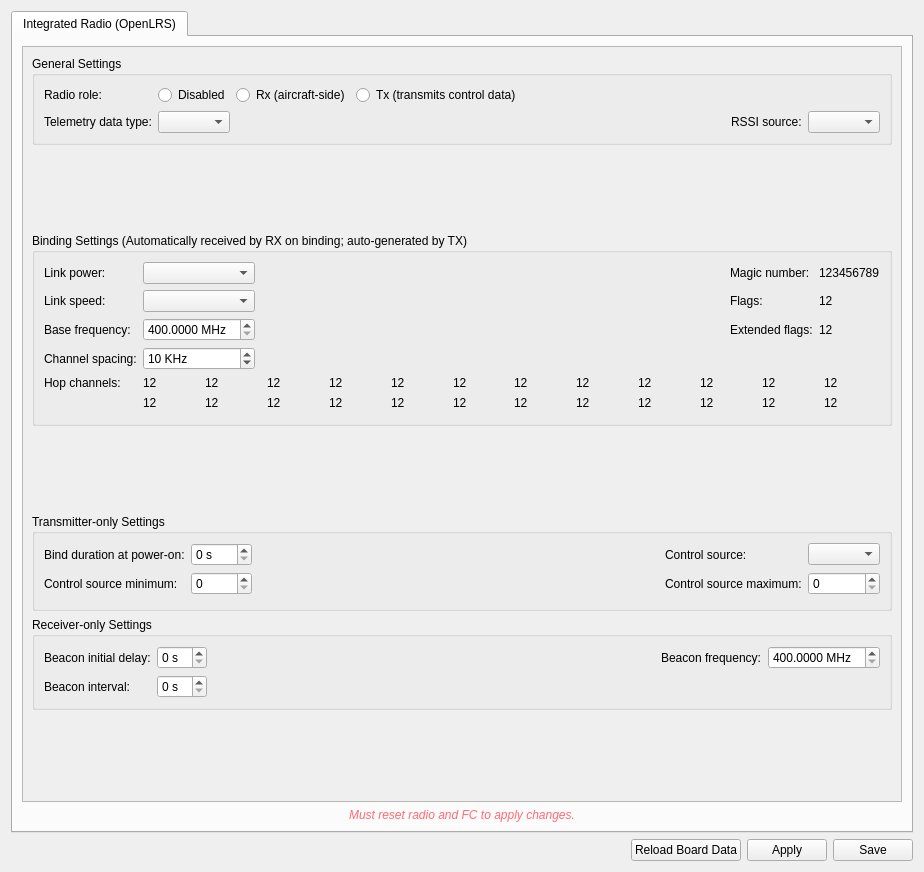
<?xml version="1.0" encoding="UTF-8"?>
<ui version="4.0">
 <class>radio</class>
 <widget class="QWidget" name="radio">
  <property name="geometry">
   <rect>
    <x>0</x>
    <y>0</y>
    <width>924</width>
    <height>872</height>
   </rect>
  </property>
  <property name="windowTitle">
   <string>Form</string>
  </property>
  <layout class="QVBoxLayout" name="verticalLayout_2">
   <item>
    <widget class="QTabWidget" name="tabWidget">
     <property name="minimumSize">
      <size>
       <width>0</width>
       <height>0</height>
      </size>
     </property>
     <property name="currentIndex">
      <number>0</number>
     </property>
     <widget class="QWidget" name="tabGeneral">
      <attribute name="title">
       <string>Integrated Radio (OpenLRS)</string>
      </attribute>
      <layout class="QVBoxLayout" name="verticalLayout">
       <item>
        <widget class="QScrollArea" name="scrollArea">
         <property name="sizePolicy">
          <sizepolicy hsizetype="Expanding" vsizetype="Expanding">
           <horstretch>0</horstretch>
           <verstretch>1</verstretch>
          </sizepolicy>
         </property>
         <property name="horizontalScrollBarPolicy">
          <enum>Qt::ScrollBarAlwaysOff</enum>
         </property>
         <property name="sizeAdjustPolicy">
          <enum>QAbstractScrollArea::AdjustIgnored</enum>
         </property>
         <property name="widgetResizable">
          <bool>true</bool>
         </property>
         <widget class="QWidget" name="scrollAreaWidgetContents">
          <property name="geometry">
           <rect>
            <x>0</x>
            <y>0</y>
            <width>874</width>
            <height>721</height>
           </rect>
          </property>
          <layout class="QVBoxLayout" name="verticalLayout_9">
           <item>
            <widget class="QGroupBox" name="groupBox_2">
             <property name="title">
              <string>General Settings</string>
             </property>
             <layout class="QGridLayout" name="gridLayout_2">
              <item row="1" column="1">
               <layout class="QGridLayout" name="gridLayout_5">
                <item row="0" column="0">
                 <layout class="QGridLayout" name="gridLayout_3">
                  <item row="1" column="2">
                   <widget class="QComboBox" name="cb_tel_source">
                    <property name="objrelation" stdset="0">
                     <stringlist notr="true">
                      <string>objname:OpenLRS</string>
                      <string>fieldname:data_source</string>
                     </stringlist>
                    </property>
                   </widget>
                  </item>
                  <item row="1" column="3">
                   <spacer name="horizontalSpacer_2">
                    <property name="orientation">
                     <enum>Qt::Horizontal</enum>
                    </property>
                    <property name="sizeHint" stdset="0">
                     <size>
                      <width>40</width>
                      <height>20</height>
                     </size>
                    </property>
                   </spacer>
                  </item>
                  <item row="1" column="0">
                   <widget class="QLabel" name="label_11">
                    <property name="text">
                     <string>Telemetry data type:</string>
                    </property>
                   </widget>
                  </item>
                  <item row="0" column="0">
                   <widget class="QLabel" name="label_6">
                    <property name="text">
                     <string>Radio role:</string>
                    </property>
                   </widget>
                  </item>
                  <item row="1" column="4">
                   <widget class="QLabel" name="label_10">
                    <property name="text">
                     <string>RSSI source:</string>
                    </property>
                   </widget>
                  </item>
                  <item row="1" column="5">
                   <widget class="QComboBox" name="cb_rssi_source">
                    <property name="objrelation" stdset="0">
                     <stringlist notr="true">
                      <string>objname:OpenLRS</string>
                      <string>fieldname:RSSI_Type</string>
                     </stringlist>
                    </property>
                   </widget>
                  </item>
                  <item row="0" column="2" colspan="4">
                   <layout class="QHBoxLayout" name="horizontalLayout_3">
                    <property name="rightMargin">
                     <number>20</number>
                    </property>
                    <item>
                     <widget class="QRadioButton" name="rb_disabled">
                      <property name="text">
                       <string>Disabled</string>
                      </property>
                      <attribute name="buttonGroup">
                       <string notr="true">buttonGroup</string>
                      </attribute>
                     </widget>
                    </item>
                    <item>
                     <widget class="QRadioButton" name="rb_rx">
                      <property name="text">
                       <string>Rx (aircraft-side)</string>
                      </property>
                      <attribute name="buttonGroup">
                       <string notr="true">buttonGroup</string>
                      </attribute>
                     </widget>
                    </item>
                    <item>
                     <widget class="QRadioButton" name="rb_tx">
                      <property name="text">
                       <string>Tx (transmits control data)</string>
                      </property>
                      <attribute name="buttonGroup">
                       <string notr="true">buttonGroup</string>
                      </attribute>
                     </widget>
                    </item>
                    <item>
                     <spacer name="horizontalSpacer_3">
                      <property name="orientation">
                       <enum>Qt::Horizontal</enum>
                      </property>
                      <property name="sizeHint" stdset="0">
                       <size>
                        <width>40</width>
                        <height>20</height>
                       </size>
                      </property>
                     </spacer>
                    </item>
                   </layout>
                  </item>
                 </layout>
                </item>
               </layout>
              </item>
             </layout>
            </widget>
           </item>
           <item>
            <spacer name="verticalSpacer_7">
             <property name="orientation">
              <enum>Qt::Vertical</enum>
             </property>
             <property name="sizeType">
              <enum>QSizePolicy::Expanding</enum>
             </property>
             <property name="sizeHint" stdset="0">
              <size>
               <width>20</width>
               <height>1</height>
              </size>
             </property>
            </spacer>
           </item>
           <item>
            <widget class="QGroupBox" name="groupBox_4">
             <property name="title">
              <string>Binding Settings (Automatically received by RX on binding; auto-generated by TX)</string>
             </property>
             <layout class="QVBoxLayout" name="verticalLayout_8">
              <item>
               <layout class="QGridLayout" name="gridLayout_9">
                <property name="bottomMargin">
                 <number>4</number>
                </property>
                <item row="1" column="1">
                 <widget class="QComboBox" name="cb_link_speed">
                  <property name="objrelation" stdset="0">
                   <stringlist notr="true">
                    <string>objname:OpenLRS</string>
                    <string>fieldname:modem_params</string>
                   </stringlist>
                  </property>
                 </widget>
                </item>
                <item row="1" column="0">
                 <widget class="QLabel" name="label_17">
                  <property name="text">
                   <string>Link speed:</string>
                  </property>
                 </widget>
                </item>
                <item row="0" column="1">
                 <widget class="QComboBox" name="cb_link_power">
                  <property name="objrelation" stdset="0">
                   <stringlist notr="true">
                    <string>objname:OpenLRS</string>
                    <string>fieldname:rf_power</string>
                   </stringlist>
                  </property>
                 </widget>
                </item>
                <item row="0" column="2">
                 <spacer name="horizontalSpacer_8">
                  <property name="orientation">
                   <enum>Qt::Horizontal</enum>
                  </property>
                  <property name="sizeHint" stdset="0">
                   <size>
                    <width>40</width>
                    <height>20</height>
                   </size>
                  </property>
                 </spacer>
                </item>
                <item row="2" column="4">
                 <widget class="QLabel" name="label_2">
                  <property name="text">
                   <string>12</string>
                  </property>
                  <property name="wordWrap">
                   <bool>true</bool>
                  </property>
                  <property name="objrelation" stdset="0">
                   <stringlist>
                    <string>objname:OpenLRS</string>
                    <string>fieldname:ext_flags</string>
                   </stringlist>
                  </property>
                 </widget>
                </item>
                <item row="3" column="1">
                 <widget class="QSpinBox" name="spinBox_10">
                  <property name="suffix">
                   <string> KHz</string>
                  </property>
                  <property name="maximum">
                   <number>200</number>
                  </property>
                  <property name="singleStep">
                   <number>10</number>
                  </property>
                  <property name="value">
                   <number>10</number>
                  </property>
                  <property name="objrelation" stdset="0">
                   <stringlist notr="true">
                    <string>objname:OpenLRS</string>
                    <string>fieldname:rf_channel_spacing</string>
                    <string>scale:0.1</string>
                   </stringlist>
                  </property>
                 </widget>
                </item>
                <item row="1" column="4">
                 <widget class="QLabel" name="label">
                  <property name="text">
                   <string>12</string>
                  </property>
                  <property name="wordWrap">
                   <bool>true</bool>
                  </property>
                  <property name="objrelation" stdset="0">
                   <stringlist>
                    <string>objname:OpenLRS</string>
                    <string>fieldname:flags</string>
                   </stringlist>
                  </property>
                 </widget>
                </item>
                <item row="2" column="1">
                 <widget class="QDoubleSpinBox" name="doubleSpinBox_2">
                  <property name="suffix">
                   <string> MHz</string>
                  </property>
                  <property name="decimals">
                   <number>4</number>
                  </property>
                  <property name="minimum">
                   <double>400.000000000000000</double>
                  </property>
                  <property name="maximum">
                   <double>1000.000000000000000</double>
                  </property>
                  <property name="singleStep">
                   <double>0.002500000000000</double>
                  </property>
                  <property name="objrelation" stdset="0">
                   <stringlist notr="true">
                    <string>objname:OpenLRS</string>
                    <string>fieldname:rf_frequency</string>
                    <string>scale:1000000</string>
                   </stringlist>
                  </property>
                 </widget>
                </item>
                <item row="0" column="0">
                 <widget class="QLabel" name="label_15">
                  <property name="text">
                   <string>Link power:</string>
                  </property>
                 </widget>
                </item>
                <item row="1" column="3">
                 <widget class="QLabel" name="label_20">
                  <property name="text">
                   <string>Flags:</string>
                  </property>
                 </widget>
                </item>
                <item row="0" column="3">
                 <widget class="QLabel" name="label_18">
                  <property name="text">
                   <string>Magic number:</string>
                  </property>
                 </widget>
                </item>
                <item row="2" column="3">
                 <widget class="QLabel" name="label_21">
                  <property name="text">
                   <string>Extended flags:</string>
                  </property>
                 </widget>
                </item>
                <item row="2" column="0">
                 <widget class="QLabel" name="label_23">
                  <property name="text">
                   <string>Base frequency:</string>
                  </property>
                 </widget>
                </item>
                <item row="3" column="0">
                 <widget class="QLabel" name="label_26">
                  <property name="text">
                   <string>Channel spacing:</string>
                  </property>
                 </widget>
                </item>
                <item row="0" column="4">
                 <widget class="QLabel" name="label_3">
                  <property name="text">
                   <string>123456789</string>
                  </property>
                  <property name="wordWrap">
                   <bool>true</bool>
                  </property>
                  <property name="objrelation" stdset="0">
                   <stringlist>
                    <string>objname:OpenLRS</string>
                    <string>fieldname:rf_magic</string>
                   </stringlist>
                  </property>
                 </widget>
                </item>
                <item row="4" column="0">
                 <widget class="QLabel" name="label_43">
                  <property name="text">
                   <string>Hop channels:</string>
                  </property>
                 </widget>
                </item>
                <item row="4" column="1" colspan="4">
                 <layout class="QHBoxLayout" name="horizontalLayout_2">
                  <item>
                   <widget class="QLabel" name="label_44">
                    <property name="text">
                     <string>12</string>
                    </property>
                    <property name="wordWrap">
                     <bool>true</bool>
                    </property>
                    <property name="margin">
                     <number>3</number>
                    </property>
                    <property name="objrelation" stdset="0">
                     <stringlist>
                      <string>objname:OpenLRS</string>
                      <string>fieldname:hopchannel</string>
                      <string>element:0</string>
                     </stringlist>
                    </property>
                   </widget>
                  </item>
                  <item>
                   <widget class="QLabel" name="label_45">
                    <property name="text">
                     <string>12</string>
                    </property>
                    <property name="wordWrap">
                     <bool>true</bool>
                    </property>
                    <property name="margin">
                     <number>3</number>
                    </property>
                    <property name="objrelation" stdset="0">
                     <stringlist>
                      <string>objname:OpenLRS</string>
                      <string>fieldname:hopchannel</string>
                      <string>element:1</string>
                     </stringlist>
                    </property>
                   </widget>
                  </item>
                  <item>
                   <widget class="QLabel" name="label_46">
                    <property name="text">
                     <string>12</string>
                    </property>
                    <property name="wordWrap">
                     <bool>true</bool>
                    </property>
                    <property name="margin">
                     <number>3</number>
                    </property>
                    <property name="objrelation" stdset="0">
                     <stringlist>
                      <string>objname:OpenLRS</string>
                      <string>fieldname:hopchannel</string>
                      <string>element:2</string>
                     </stringlist>
                    </property>
                   </widget>
                  </item>
                  <item>
                   <widget class="QLabel" name="label_47">
                    <property name="text">
                     <string>12</string>
                    </property>
                    <property name="wordWrap">
                     <bool>true</bool>
                    </property>
                    <property name="margin">
                     <number>3</number>
                    </property>
                    <property name="objrelation" stdset="0">
                     <stringlist>
                      <string>objname:OpenLRS</string>
                      <string>fieldname:hopchannel</string>
                      <string>element:3</string>
                     </stringlist>
                    </property>
                   </widget>
                  </item>
                  <item>
                   <widget class="QLabel" name="label_48">
                    <property name="text">
                     <string>12</string>
                    </property>
                    <property name="wordWrap">
                     <bool>true</bool>
                    </property>
                    <property name="margin">
                     <number>3</number>
                    </property>
                    <property name="objrelation" stdset="0">
                     <stringlist>
                      <string>objname:OpenLRS</string>
                      <string>fieldname:hopchannel</string>
                      <string>element:4</string>
                     </stringlist>
                    </property>
                   </widget>
                  </item>
                  <item>
                   <widget class="QLabel" name="label_49">
                    <property name="text">
                     <string>12</string>
                    </property>
                    <property name="wordWrap">
                     <bool>true</bool>
                    </property>
                    <property name="margin">
                     <number>3</number>
                    </property>
                    <property name="objrelation" stdset="0">
                     <stringlist>
                      <string>objname:OpenLRS</string>
                      <string>fieldname:hopchannel</string>
                      <string>element:5</string>
                     </stringlist>
                    </property>
                   </widget>
                  </item>
                  <item>
                   <widget class="QLabel" name="label_50">
                    <property name="text">
                     <string>12</string>
                    </property>
                    <property name="wordWrap">
                     <bool>true</bool>
                    </property>
                    <property name="margin">
                     <number>3</number>
                    </property>
                    <property name="objrelation" stdset="0">
                     <stringlist>
                      <string>objname:OpenLRS</string>
                      <string>fieldname:hopchannel</string>
                      <string>element:6</string>
                     </stringlist>
                    </property>
                   </widget>
                  </item>
                  <item>
                   <widget class="QLabel" name="label_51">
                    <property name="text">
                     <string>12</string>
                    </property>
                    <property name="wordWrap">
                     <bool>true</bool>
                    </property>
                    <property name="margin">
                     <number>3</number>
                    </property>
                    <property name="objrelation" stdset="0">
                     <stringlist>
                      <string>objname:OpenLRS</string>
                      <string>fieldname:hopchannel</string>
                      <string>element:7</string>
                     </stringlist>
                    </property>
                   </widget>
                  </item>
                  <item>
                   <widget class="QLabel" name="label_52">
                    <property name="text">
                     <string>12</string>
                    </property>
                    <property name="wordWrap">
                     <bool>true</bool>
                    </property>
                    <property name="margin">
                     <number>3</number>
                    </property>
                    <property name="objrelation" stdset="0">
                     <stringlist>
                      <string>objname:OpenLRS</string>
                      <string>fieldname:hopchannel</string>
                      <string>element:8</string>
                     </stringlist>
                    </property>
                   </widget>
                  </item>
                  <item>
                   <widget class="QLabel" name="label_53">
                    <property name="text">
                     <string>12</string>
                    </property>
                    <property name="wordWrap">
                     <bool>true</bool>
                    </property>
                    <property name="margin">
                     <number>3</number>
                    </property>
                    <property name="objrelation" stdset="0">
                     <stringlist>
                      <string>objname:OpenLRS</string>
                      <string>fieldname:hopchannel</string>
                      <string>element:9</string>
                     </stringlist>
                    </property>
                   </widget>
                  </item>
                  <item>
                   <widget class="QLabel" name="label_54">
                    <property name="text">
                     <string>12</string>
                    </property>
                    <property name="wordWrap">
                     <bool>true</bool>
                    </property>
                    <property name="margin">
                     <number>3</number>
                    </property>
                    <property name="objrelation" stdset="0">
                     <stringlist>
                      <string>objname:OpenLRS</string>
                      <string>fieldname:hopchannel</string>
                      <string>element:10</string>
                     </stringlist>
                    </property>
                   </widget>
                  </item>
                  <item>
                   <widget class="QLabel" name="label_55">
                    <property name="text">
                     <string>12</string>
                    </property>
                    <property name="wordWrap">
                     <bool>true</bool>
                    </property>
                    <property name="margin">
                     <number>3</number>
                    </property>
                    <property name="objrelation" stdset="0">
                     <stringlist>
                      <string>objname:OpenLRS</string>
                      <string>fieldname:hopchannel</string>
                      <string>element:11</string>
                     </stringlist>
                    </property>
                   </widget>
                  </item>
                 </layout>
                </item>
                <item row="5" column="1" colspan="4">
                 <layout class="QHBoxLayout" name="horizontalLayout_5">
                  <item>
                   <widget class="QLabel" name="label_56">
                    <property name="text">
                     <string>12</string>
                    </property>
                    <property name="wordWrap">
                     <bool>true</bool>
                    </property>
                    <property name="margin">
                     <number>3</number>
                    </property>
                    <property name="objrelation" stdset="0">
                     <stringlist>
                      <string>objname:OpenLRS</string>
                      <string>fieldname:hopchannel</string>
                      <string>element:12</string>
                     </stringlist>
                    </property>
                   </widget>
                  </item>
                  <item>
                   <widget class="QLabel" name="label_57">
                    <property name="text">
                     <string>12</string>
                    </property>
                    <property name="wordWrap">
                     <bool>true</bool>
                    </property>
                    <property name="margin">
                     <number>3</number>
                    </property>
                    <property name="objrelation" stdset="0">
                     <stringlist>
                      <string>objname:OpenLRS</string>
                      <string>fieldname:hopchannel</string>
                      <string>element:13</string>
                     </stringlist>
                    </property>
                   </widget>
                  </item>
                  <item>
                   <widget class="QLabel" name="label_58">
                    <property name="text">
                     <string>12</string>
                    </property>
                    <property name="wordWrap">
                     <bool>true</bool>
                    </property>
                    <property name="margin">
                     <number>3</number>
                    </property>
                    <property name="objrelation" stdset="0">
                     <stringlist>
                      <string>objname:OpenLRS</string>
                      <string>fieldname:hopchannel</string>
                      <string>element:14</string>
                     </stringlist>
                    </property>
                   </widget>
                  </item>
                  <item>
                   <widget class="QLabel" name="label_59">
                    <property name="text">
                     <string>12</string>
                    </property>
                    <property name="wordWrap">
                     <bool>true</bool>
                    </property>
                    <property name="margin">
                     <number>3</number>
                    </property>
                    <property name="objrelation" stdset="0">
                     <stringlist>
                      <string>objname:OpenLRS</string>
                      <string>fieldname:hopchannel</string>
                      <string>element:15</string>
                     </stringlist>
                    </property>
                   </widget>
                  </item>
                  <item>
                   <widget class="QLabel" name="label_60">
                    <property name="text">
                     <string>12</string>
                    </property>
                    <property name="wordWrap">
                     <bool>true</bool>
                    </property>
                    <property name="margin">
                     <number>3</number>
                    </property>
                    <property name="objrelation" stdset="0">
                     <stringlist>
                      <string>objname:OpenLRS</string>
                      <string>fieldname:hopchannel</string>
                      <string>element:16</string>
                     </stringlist>
                    </property>
                   </widget>
                  </item>
                  <item>
                   <widget class="QLabel" name="label_61">
                    <property name="text">
                     <string>12</string>
                    </property>
                    <property name="wordWrap">
                     <bool>true</bool>
                    </property>
                    <property name="margin">
                     <number>3</number>
                    </property>
                    <property name="objrelation" stdset="0">
                     <stringlist>
                      <string>objname:OpenLRS</string>
                      <string>fieldname:hopchannel</string>
                      <string>element:17</string>
                     </stringlist>
                    </property>
                   </widget>
                  </item>
                  <item>
                   <widget class="QLabel" name="label_62">
                    <property name="text">
                     <string>12</string>
                    </property>
                    <property name="wordWrap">
                     <bool>true</bool>
                    </property>
                    <property name="margin">
                     <number>3</number>
                    </property>
                    <property name="objrelation" stdset="0">
                     <stringlist>
                      <string>objname:OpenLRS</string>
                      <string>fieldname:hopchannel</string>
                      <string>element:18</string>
                     </stringlist>
                    </property>
                   </widget>
                  </item>
                  <item>
                   <widget class="QLabel" name="label_63">
                    <property name="text">
                     <string>12</string>
                    </property>
                    <property name="wordWrap">
                     <bool>true</bool>
                    </property>
                    <property name="margin">
                     <number>3</number>
                    </property>
                    <property name="objrelation" stdset="0">
                     <stringlist>
                      <string>objname:OpenLRS</string>
                      <string>fieldname:hopchannel</string>
                      <string>element:19</string>
                     </stringlist>
                    </property>
                   </widget>
                  </item>
                  <item>
                   <widget class="QLabel" name="label_64">
                    <property name="text">
                     <string>12</string>
                    </property>
                    <property name="wordWrap">
                     <bool>true</bool>
                    </property>
                    <property name="margin">
                     <number>3</number>
                    </property>
                    <property name="objrelation" stdset="0">
                     <stringlist>
                      <string>objname:OpenLRS</string>
                      <string>fieldname:hopchannel</string>
                      <string>element:20</string>
                     </stringlist>
                    </property>
                   </widget>
                  </item>
                  <item>
                   <widget class="QLabel" name="label_65">
                    <property name="text">
                     <string>12</string>
                    </property>
                    <property name="wordWrap">
                     <bool>true</bool>
                    </property>
                    <property name="margin">
                     <number>3</number>
                    </property>
                    <property name="objrelation" stdset="0">
                     <stringlist>
                      <string>objname:OpenLRS</string>
                      <string>fieldname:hopchannel</string>
                      <string>element:21</string>
                     </stringlist>
                    </property>
                   </widget>
                  </item>
                  <item>
                   <widget class="QLabel" name="label_66">
                    <property name="text">
                     <string>12</string>
                    </property>
                    <property name="wordWrap">
                     <bool>true</bool>
                    </property>
                    <property name="margin">
                     <number>3</number>
                    </property>
                    <property name="objrelation" stdset="0">
                     <stringlist>
                      <string>objname:OpenLRS</string>
                      <string>fieldname:hopchannel</string>
                      <string>element:22</string>
                     </stringlist>
                    </property>
                   </widget>
                  </item>
                  <item>
                   <widget class="QLabel" name="label_67">
                    <property name="text">
                     <string>12</string>
                    </property>
                    <property name="wordWrap">
                     <bool>true</bool>
                    </property>
                    <property name="margin">
                     <number>3</number>
                    </property>
                    <property name="objrelation" stdset="0">
                     <stringlist>
                      <string>objname:OpenLRS</string>
                      <string>fieldname:hopchannel</string>
                      <string>element:23</string>
                     </stringlist>
                    </property>
                   </widget>
                  </item>
                 </layout>
                </item>
               </layout>
              </item>
             </layout>
            </widget>
           </item>
           <item>
            <spacer name="verticalSpacer_3">
             <property name="orientation">
              <enum>Qt::Vertical</enum>
             </property>
             <property name="sizeType">
              <enum>QSizePolicy::Expanding</enum>
             </property>
             <property name="sizeHint" stdset="0">
              <size>
               <width>20</width>
               <height>1</height>
              </size>
             </property>
            </spacer>
           </item>
           <item>
            <widget class="QGroupBox" name="groupTxSettings">
             <property name="title">
              <string>Transmitter-only Settings</string>
             </property>
             <layout class="QVBoxLayout" name="verticalLayout_4">
              <item>
               <layout class="QGridLayout" name="gridLayout_4">
                <property name="bottomMargin">
                 <number>4</number>
                </property>
                <item row="0" column="0">
                 <widget class="QLabel" name="label_12">
                  <property name="text">
                   <string>Bind duration at power-on:</string>
                  </property>
                 </widget>
                </item>
                <item row="0" column="2">
                 <spacer name="horizontalSpacer_6">
                  <property name="orientation">
                   <enum>Qt::Horizontal</enum>
                  </property>
                  <property name="sizeHint" stdset="0">
                   <size>
                    <width>40</width>
                    <height>20</height>
                   </size>
                  </property>
                 </spacer>
                </item>
                <item row="1" column="0">
                 <widget class="QLabel" name="label_22">
                  <property name="text">
                   <string>Control source minimum:</string>
                  </property>
                 </widget>
                </item>
                <item row="0" column="1">
                 <widget class="QSpinBox" name="spinBox_6">
                  <property name="suffix">
                   <string> s</string>
                  </property>
                  <property name="objrelation" stdset="0">
                   <stringlist notr="true">
                    <string>objname:OpenLRS</string>
                    <string>fieldname:tx_startup_bind_duration</string>
                   </stringlist>
                  </property>
                 </widget>
                </item>
                <item row="0" column="4">
                 <widget class="QComboBox" name="cb_control_source">
                  <property name="objrelation" stdset="0">
                   <stringlist notr="true">
                    <string>objname:OpenLRS</string>
                    <string>fieldname:tx_source</string>
                   </stringlist>
                  </property>
                 </widget>
                </item>
                <item row="0" column="3">
                 <widget class="QLabel" name="label_19">
                  <property name="text">
                   <string>Control source:</string>
                  </property>
                 </widget>
                </item>
                <item row="1" column="3">
                 <widget class="QLabel" name="label_24">
                  <property name="text">
                   <string>Control source maximum:</string>
                  </property>
                 </widget>
                </item>
                <item row="1" column="1">
                 <widget class="QSpinBox" name="spinBox_8">
                  <property name="maximum">
                   <number>32000</number>
                  </property>
                  <property name="objrelation" stdset="0">
                   <stringlist notr="true">
                    <string>objname:OpenLRS</string>
                    <string>fieldname:tx_scale_min</string>
                   </stringlist>
                  </property>
                 </widget>
                </item>
                <item row="1" column="4">
                 <widget class="QSpinBox" name="spinBox_9">
                  <property name="maximum">
                   <number>32000</number>
                  </property>
                  <property name="objrelation" stdset="0">
                   <stringlist notr="true">
                    <string>objname:OpenLRS</string>
                    <string>fieldname:tx_scale_max</string>
                   </stringlist>
                  </property>
                 </widget>
                </item>
               </layout>
              </item>
             </layout>
            </widget>
           </item>
           <item>
            <widget class="QGroupBox" name="groupRxSettings">
             <property name="title">
              <string>Receiver-only Settings</string>
             </property>
             <layout class="QVBoxLayout" name="verticalLayout_3">
              <item>
               <layout class="QGridLayout" name="gridLayout">
                <property name="bottomMargin">
                 <number>0</number>
                </property>
                <item row="2" column="2">
                 <widget class="QLabel" name="label_13">
                  <property name="text">
                   <string>Beacon interval:</string>
                  </property>
                 </widget>
                </item>
                <item row="1" column="3">
                 <widget class="QSpinBox" name="spinBox">
                  <property name="suffix">
                   <string> s</string>
                  </property>
                  <property name="objrelation" stdset="0">
                   <stringlist notr="true">
                    <string>objname:OpenLRS</string>
                    <string>fieldname:beacon_delay</string>
                   </stringlist>
                  </property>
                 </widget>
                </item>
                <item row="1" column="2">
                 <widget class="QLabel" name="label_9">
                  <property name="text">
                   <string>Beacon initial delay:</string>
                  </property>
                 </widget>
                </item>
                <item row="2" column="3">
                 <widget class="QSpinBox" name="spinBox_2">
                  <property name="suffix">
                   <string> s</string>
                  </property>
                  <property name="objrelation" stdset="0">
                   <stringlist notr="true">
                    <string>objname:OpenLRS</string>
                    <string>fieldname:beacon_period</string>
                   </stringlist>
                  </property>
                 </widget>
                </item>
                <item row="1" column="6">
                 <widget class="QDoubleSpinBox" name="doubleSpinBox">
                  <property name="suffix">
                   <string> MHz</string>
                  </property>
                  <property name="decimals">
                   <number>4</number>
                  </property>
                  <property name="minimum">
                   <double>400.000000000000000</double>
                  </property>
                  <property name="maximum">
                   <double>1000.000000000000000</double>
                  </property>
                  <property name="singleStep">
                   <double>0.002500000000000</double>
                  </property>
                  <property name="objrelation" stdset="0">
                   <stringlist notr="true">
                    <string>objname:OpenLRS</string>
                    <string>fieldname:beacon_frequency</string>
                    <string>scale:1000000</string>
                   </stringlist>
                  </property>
                 </widget>
                </item>
                <item row="1" column="4">
                 <spacer name="horizontalSpacer_9">
                  <property name="orientation">
                   <enum>Qt::Horizontal</enum>
                  </property>
                  <property name="sizeHint" stdset="0">
                   <size>
                    <width>40</width>
                    <height>20</height>
                   </size>
                  </property>
                 </spacer>
                </item>
                <item row="1" column="5">
                 <widget class="QLabel" name="label_14">
                  <property name="text">
                   <string>Beacon frequency:</string>
                  </property>
                 </widget>
                </item>
               </layout>
              </item>
             </layout>
            </widget>
           </item>
           <item>
            <spacer name="verticalSpacer_6">
             <property name="orientation">
              <enum>Qt::Vertical</enum>
             </property>
             <property name="sizeType">
              <enum>QSizePolicy::Expanding</enum>
             </property>
             <property name="sizeHint" stdset="0">
              <size>
               <width>20</width>
               <height>1</height>
              </size>
             </property>
            </spacer>
           </item>
          </layout>
         </widget>
        </widget>
       </item>
       <item>
        <widget class="QLabel" name="label_4">
         <property name="text">
          <string>&lt;html&gt;&lt;head/&gt;&lt;body&gt;&lt;p align=&quot;center&quot;&gt;&lt;span style=&quot; font-style:italic; color:#ff6b74;&quot;&gt;Must reset radio and FC to apply changes.&lt;/span&gt;&lt;/p&gt;&lt;/body&gt;&lt;/html&gt;</string>
         </property>
        </widget>
       </item>
      </layout>
     </widget>
    </widget>
   </item>
   <item>
    <layout class="QHBoxLayout" name="horizontalLayout">
     <item>
      <spacer name="horizontalSpacer">
       <property name="orientation">
        <enum>Qt::Horizontal</enum>
       </property>
       <property name="sizeHint" stdset="0">
        <size>
         <width>40</width>
         <height>20</height>
        </size>
       </property>
      </spacer>
     </item>
     <item>
      <widget class="QPushButton" name="reloadButton">
       <property name="minimumSize">
        <size>
         <width>0</width>
         <height>0</height>
        </size>
       </property>
       <property name="maximumSize">
        <size>
         <width>16777215</width>
         <height>16777215</height>
        </size>
       </property>
       <property name="text">
        <string>Reload Board Data</string>
       </property>
       <property name="objrelation" stdset="0">
        <stringlist notr="true">
         <string>button:reload</string>
         <string>buttongroup:1</string>
        </stringlist>
       </property>
      </widget>
     </item>
     <item>
      <widget class="QPushButton" name="applyButton">
       <property name="minimumSize">
        <size>
         <width>0</width>
         <height>0</height>
        </size>
       </property>
       <property name="maximumSize">
        <size>
         <width>16777215</width>
         <height>16777215</height>
        </size>
       </property>
       <property name="toolTip">
        <string>Send settings to the board but do not save to the non-volatile memory</string>
       </property>
       <property name="text">
        <string>Apply</string>
       </property>
       <property name="objrelation" stdset="0">
        <stringlist notr="true">
         <string>button:apply</string>
        </stringlist>
       </property>
      </widget>
     </item>
     <item>
      <widget class="QPushButton" name="saveButton">
       <property name="minimumSize">
        <size>
         <width>0</width>
         <height>0</height>
        </size>
       </property>
       <property name="maximumSize">
        <size>
         <width>16777215</width>
         <height>16777215</height>
        </size>
       </property>
       <property name="toolTip">
        <string>Send settings to the board and save to the non-volatile memory</string>
       </property>
       <property name="text">
        <string>Save</string>
       </property>
       <property name="checked">
        <bool>false</bool>
       </property>
       <property name="objrelation" stdset="0">
        <stringlist notr="true">
         <string>button:save</string>
        </stringlist>
       </property>
      </widget>
     </item>
    </layout>
   </item>
  </layout>
 </widget>
 <resources/>
 <connections/>
 <buttongroups>
  <buttongroup name="buttonGroup"/>
 </buttongroups>
</ui>
